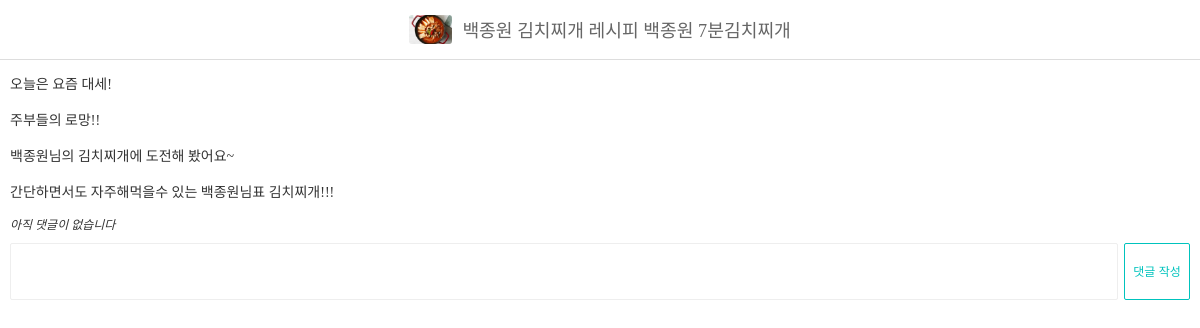
Screenshot of /posts/6/ with the database file from the repository.
### blog/models.py (models this page shows, shortened)
class Post(models.Model):
    objects = models.Manager()
    title = models.CharField("포스트 제목", max_length=100)
    content = models.TextField("포스트 내용")
    thumbnail = models.ImageField("썸네일 이미지", upload_to="post", blank=True)

### blog/views.py (the view)
# urls.py: path('posts/<int:post_id>/', post_detail),
def post_detail(request, post_id):
    post = Post.objects.get(id=post_id)
    if request.method == "POST":
        comment_content = request.POST["comment"]
        Comment.objects.create(
            post=post,
            content=comment_content,
        )
    context = {
        "post": post,
    }
    return render(request, "post_detail.html", context)

### templates/post_detail.html (shortened to what this page needs)
{% load static %}
<!DOCTYPE html>
<html lang="ko">
<head>
    <link rel="stylesheet" href="{% static 'css/style.css' %}">
</head>
<body>
    <div id="navbar">
        {% if post.thumbnail %}
            <img src="{{ post.thumbnail.url }}">
        {% endif %}
        <span>{{ post.title }}</span>
    </div>
    <div id="post-detail">
        <p>{{ post.content|linebreaksbr }}</p>
        <ul class="comments">
            {% for comment in post.comment_set.all %}
                <li class="comment">{{ comment.content }}</li>
            {% empty %}
                <li class="comment-empty">아직 댓글이 없습니다</li>
            {% endfor %}
        </ul>
        <form method="POST">
            <textarea name ="comment"></textarea>
            <button type="submit" class="btn btn-primary">댓글 작성</button>
        </form>
    </div>
</body>
</html>

### static/css/style.css (style rules this page uses)
ul, ol { list-style: none; padding: 0; margin: 0; }
html { margin: 0; font-family: "Noto Sans KR", serif; font-weight: 300; font-size: 14px; color: #333; height: 100%; }
body { margin: 0; height: 100%; }
#navbar { position: fixed; top: 0; width: 100%; z-index: 999; display: flex; flex-direction: row; flex-wrap: nowrap; justify-content: center; align-items: center; background-color: rgba(255, 255, 255, 0.9); color: #666; font-size: 1.3rem; height: 59px; border-bottom: 1px solid #ddd; }
#navbar > span { margin-top: -2px; }
#navbar img { height: 29.5px; border-radius: 3px; margin-right: 10px; }
.btn { width: 66px; height: 30px; line-height: 25px; background-color: #fff; border-radius: 15px; transition-duration: 0.3s; transition-timing-function: ease; font-size: 12px; cursor: pointer; text-align: center; }
.btn-primary { border: 1px solid #00c3bd; color: #00c3bd; }
ul.comments { font-size: 12px; }
ul.comments > li.comment-empty { font-style: italic; }
#post-detail { padding: 59px 10px; }
#post-detail > form { width: 100%; margin-top: 10px; display: flex; }
#post-detail > form > textarea { border: 1px solid #eee; padding: 10px; box-sizing: border-box; resize: none; border-radius: 2px; flex-grow: 1; margin-right: 6px; }
#post-detail > form > button { height: 57px; line-height: 50px; border-radius: 2px; }

### rows the page displays
Post: thumbnail (picture), title "백종원 김치찌개 레시피 백종원 7분김치찌개", content "오늘은 요즘 대세! 주부들의 로망!! 백종원님의 김치찌개에 도전해 봤어요~ 간단하면서도 자주해먹을수 있는 백종원님표 김치찌개!!!"
